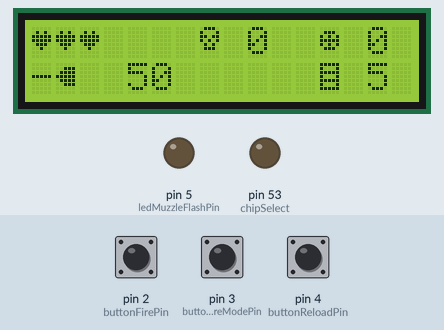
The sketch below on a simulated Arduino Mega 2560, built with avr-gcc and run on an emulated ATmega2560. Shown: 16×2 character LCD, output pins drawn as LEDs (lit = HIGH). Inputs (shaded band) come from the test bench; at power-on: pin 4 (buttonReloadPin) LOW, pin 3 (buttonFireModePin) LOW, pin 2 (buttonFirePin) LOW. Storage starts empty; the audio player accepts every command and is not drawn; what the sketch prints to the serial monitor is not drawn.

Above: at 1.3 s.
1.4 s: pin 4 (buttonReloadPin) pulled HIGH for 3.2 s
At 1.9 s:
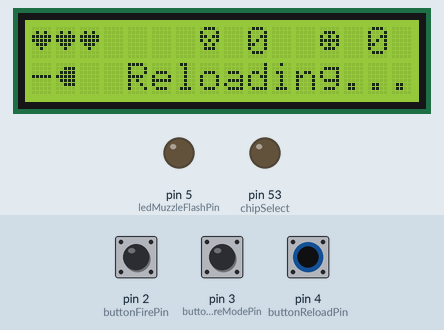
6.9 s: pin 3 (buttonFireModePin) pulled HIGH for 0.15 s
At 7.8 s:
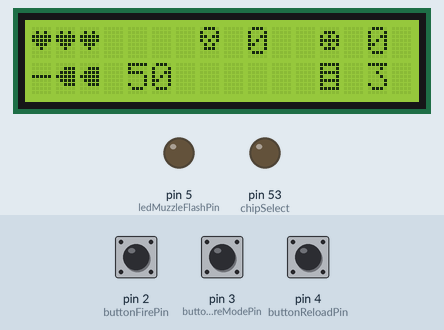
8.6 s: pin 4 (buttonReloadPin) pulled HIGH for 0.15 s
At 9.9 s:
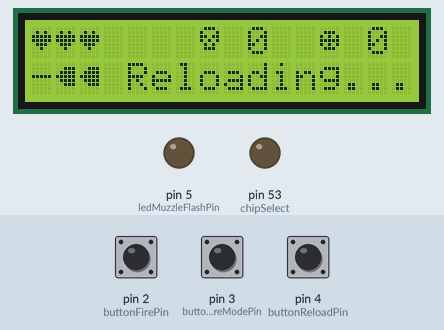
11.7 s: pin 2 (buttonFirePin) pulled HIGH for 0.15 s
At 12.7 s:
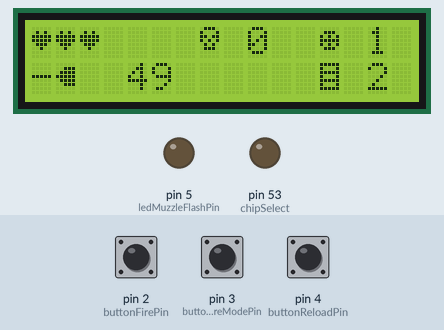
13.3 s: pin 2 (buttonFirePin) pulled HIGH for 1 s
At 14.8 s:
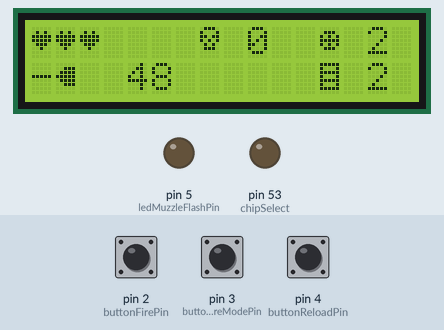
15.8 s: pin 3 (buttonFireModePin) pulled HIGH for 1 s
At 16.3 s:
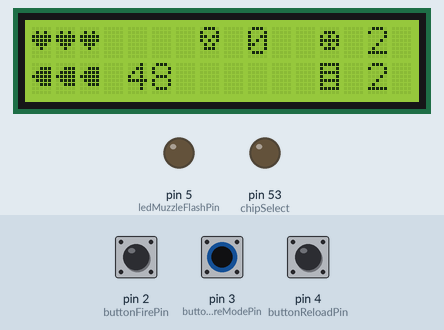
Timing chart, 0 to 18.8 s (numbered marks = the images above; inputs shaded):
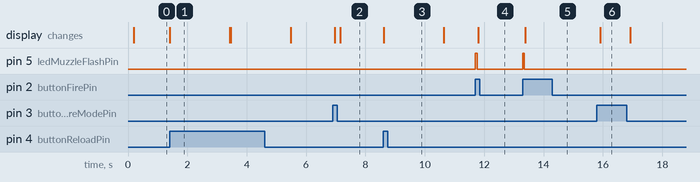

The sketch:

laser.ino
```cpp
// Do not remove the include below
//#include "ArduinoLaserTag.h"
#include <SoftwareSerial.h>
#include <Wire.h>
#include <LiquidCrystal_I2C.h>
#include <SD.h>
#include <TMRpcm.h>
#include <SPI.h>

// Definition of pinout for PCF8574T chip 8-bit I/O expander for I2C bus
#define I2C_ADDR    0x27 // <<----- Add your address here.  Find it from I2C Scanner
#define Rs_pin  0
#define Rw_pin  1
#define En_pin  2
#define BL_pin  3
#define D4_pin  4
#define D5_pin  5
#define D6_pin  6
#define D7_pin  7
//#define SD_ChipSelectPin 53  //using digital pin 4 on arduino nano 328, can use other pins

// DO NOT TOUCH
LiquidCrystal_I2C lcd(0x27, 16, 2);

// Custom chars definition
unsigned char heartArray[8] = { 0x0, 0xa, 0x1f, 0x1f, 0xe, 0x4, 0x0 };
unsigned char ammoArray[8] = { 0x0, 0x7, 0xf, 0x1f, 0xf, 0x7, 0x0 };
unsigned char reticleArray[8] = { 0x0, 0xe, 0x15, 0x1f, 0x15, 0xe, 0x0 };
unsigned char skullArray[8] = { 0xe, 0x11, 0x1b, 0x15, 0xa, 0xe, 0x0 };
unsigned char clipArray[8] = { 0x1f, 0x11, 0x1f, 0x11, 0x1f, 0x11, 0x1f };
unsigned char *customCharsArray[8] = { heartArray, ammoArray, reticleArray, skullArray, clipArray, clipArray, clipArray, clipArray };
unsigned char heart = 0;
unsigned char ammo = 1;
unsigned char reticle = 2;
unsigned char skull = 3;
unsigned char clip = 4;
unsigned int lcdBlinkFrequency = 500;
boolean lcdBacklight = true;

// Arduino PINOUT:
const int buttonFirePin = 2;
const int buttonFireModePin = 3;
const int buttonReloadPin = 4;
const int ledMuzzleFlashPin = 5;
const int speakerPin = 9;
const int chipSelect = 53;   // MEGA ONLY
// SD card attached to SPI bus as follows:
// CS -   pin 10
// MOSI - pin 11
// MISO - pin 12
// CLK -  pin 13

// Audio lib:
TMRpcm audio;

// Player variables:
unsigned char playerHP = 3;
unsigned char playerAmmo = 50;
unsigned char playerClips = 5;
unsigned char playerDeaths = 0;
unsigned char playerKills = 0;
// Logic variables:
unsigned long shotTime;
unsigned long blinkTime = 0;
unsigned long redrawTime;
unsigned long loopTime;
//unsigned long sumTimes = 0;
//unsigned int timesCounter = 0;
boolean shotFired = false;
boolean fullAuto = false;

void setup()
    {
    Serial.begin(9600);
    Serial.print("LCD init...                 ");
    // LCD initialization
    lcd.begin();
    lcd.backlight();
    lcd.setBacklight(HIGH);
    Serial.println("done");
    Serial.print("Writing custom chars...     ");
    // Custom chars write to memory
    for (int i = 0; i < 8; i++)
        lcd.createChar(i, customCharsArray[i]);
    // Cursor back to home
    Serial.println("done");
    lcd.home();
    lcd.setCursor(11, 0);
    Serial.print("Pinout init...               ");
    pinMode(buttonFirePin, INPUT);
    pinMode(buttonFireModePin, INPUT);
    pinMode(buttonReloadPin, INPUT);
    pinMode(ledMuzzleFlashPin, OUTPUT);
    pinMode(chipSelect, OUTPUT);
    Serial.println("done");
    Serial.print("Initializing SD card...      ");
    if (SD.begin(chipSelect)) Serial.println("done");
    else Serial.println("failed");
    Serial.print("Audio init...                ");
    audio.speakerPin = speakerPin;
    audio.setVolume(4);
    audio.quality(true);
    Serial.println("done");
    }

void toggleLCDBacklight()
    {
    if (!lcdBacklight)
        {
        lcd.setBacklight(HIGH);
        lcdBacklight = true;
        }
    else
        {
        lcd.setBacklight(LOW);
        lcdBacklight = false;
        }
    }

void lcdRedraw()
    {
    redrawTime = millis();
    lcd.setCursor(0, 0);
    for (unsigned char var = 0; var < playerHP; ++var)
        lcd.write(heart);
    lcd.setCursor(7, 0);
    lcd.write(skull);
    lcd.print(" " + String(playerDeaths));
    lcd.setCursor(12, 0);
    lcd.write(reticle);
    lcd.print(" " + String(playerKills));
    lcd.setCursor(0, 1);
//    for (int i = 0; i < playerAmmo / 2; i++)
//     {
//     lcd.write(0x02);
//     }
    if (fullAuto)
        {
        lcd.write(ammo);
        lcd.write(ammo);
        lcd.write(ammo);
        }
    else
        {
        lcd.print("-");
        lcd.write(ammo);
        //lcd.write("-");
        }
    lcd.setCursor(4, 1);
    if (playerAmmo > 9)
        {
        lcd.print(playerAmmo);
        }
    else if (playerAmmo > 0)
        {
        lcd.print(" ");
        lcd.print(playerAmmo);
        }
    else
        {
        if (millis() - blinkTime > lcdBlinkFrequency)
            {
            toggleLCDBacklight();
            blinkTime = millis();
            }
        lcd.print("NO AMMO");
        Serial.println("NO AMMO");
        }
    lcd.setCursor(12, 1);
    lcd.write(clip);
    lcd.print(" " + String(playerClips));
    }

void shoot()
    {
    if (millis() - shotTime < 66) return;                                // if weapon not yet ready - exit
    if (playerAmmo == 0)
        {
        if (millis() - shotTime > 300)
            {
            audio.play("empty2.wav");                                                // MAKE SUM NOIZ!
            shotTime = millis();
            }
        return;                                        // dont shoot if clip is empty
        }
    audio.play("shot2.wav");                                                // MAKE SUM NOIZ!
    shotFired = true;                                                    // save fact that shot has been fired
    shotTime = millis();                                                // saving time of last shot
    playerKills++;
    playerAmmo--;                                                        // decrease ammo
    digitalWrite(ledMuzzleFlashPin, HIGH);                                // turn muzzle led ON
    }

void reload()
    {
    if (playerClips > 0)                                                // if you still have ammo clips
        {
        audio.play("clip2.wav");                                                // MAKE SUM NOIZ!
        lcd.setCursor(4, 1);
        lcd.print("Reloading...");
        Serial.println("Reloading...");
        playerClips--;                                                    // decrease spare ammo
        playerAmmo = 50;                                                // reload
        delay(2000);
        audio.play("lock2.wav");                                                // MAKE SUM NOIZ!
        lcd.clear();
        }
    }

void loop()
    {
    delay(10); // debug to be removed
//    unsigned long loopStartTime = millis();
    if (digitalRead(buttonReloadPin) == HIGH) reload();
    if (digitalRead(buttonFireModePin) == HIGH)                            //
        {
        fullAuto = true;                                                // setting state for firing mode
//        Serial.println("setting fire mode to full auto.");
        }
    else
        {
//        Serial.println("setting fire mode to semi auto.");
        fullAuto = false;                                                //
        }

    if (digitalRead(buttonFirePin) == HIGH)                                // shooting:
        {
//        Serial.println("Trigger is HIGH");
        if (fullAuto)                                                    // if full auto - just shoot
            {
//            Serial.println("Firing in full auto.");
            shoot();
            }
        else if (!shotFired)
            {
            shoot();                                // if semi auto - shoot if you didnt yet shoot since trigger pulled
//            Serial.println("Firing in semi auto.");
            }
        }
    else
        {
        shotFired = false;                                                // if semi auto - set shotFire to false when releasing trigger
//            Serial.println("Trigger got LOW state");
        }

// timed polling:
    if (millis() - shotTime > 50) digitalWrite(ledMuzzleFlashPin, LOW);    // putting out muzzleFlash LED
    if (millis() - redrawTime > 100) lcdRedraw();                        // screen refresh 10 times per second

//    loopTime = millis() - loopStartTime;
//    Serial.println(loopTime);
//    sumTimes = sumTimes + (millis() - loopStartTime);
//    if (timesCounter == 9999)
//        {
//        timesCounter = 0;
//        unsigned long average = sumTimes / 10000;
//        Serial.println("main loop: " + String(average));                                            // serial debug: average loop execution time
//        sumTimes = 0;
//        }
//    else timesCounter++;
    }
```

Measured:
- after the input at 1.4 s, the display: changes at once (image 1)
- after the input at 6.9 s, the display: first changes after 0.06 s (image 2 shows a later state)
- after the input at 8.6 s, the display: changes at once (image 3)
- after the input at 11.7 s, pin 5 (ledMuzzleFlashPin): LOW → HIGH at once, → LOW 0.06 s later; the display: changes after 0.09 s (image 4)
- after the input at 13.3 s, pin 5 (ledMuzzleFlashPin): LOW → HIGH at once, → LOW 0.05 s later; the display: changes after 0.08 s (image 5)
- after the input at 15.8 s, the display: changes after 0.11 s (image 6)
- what the display in image 1 shows lasts 2.0 s, from 1.4 s to 3.4 s
